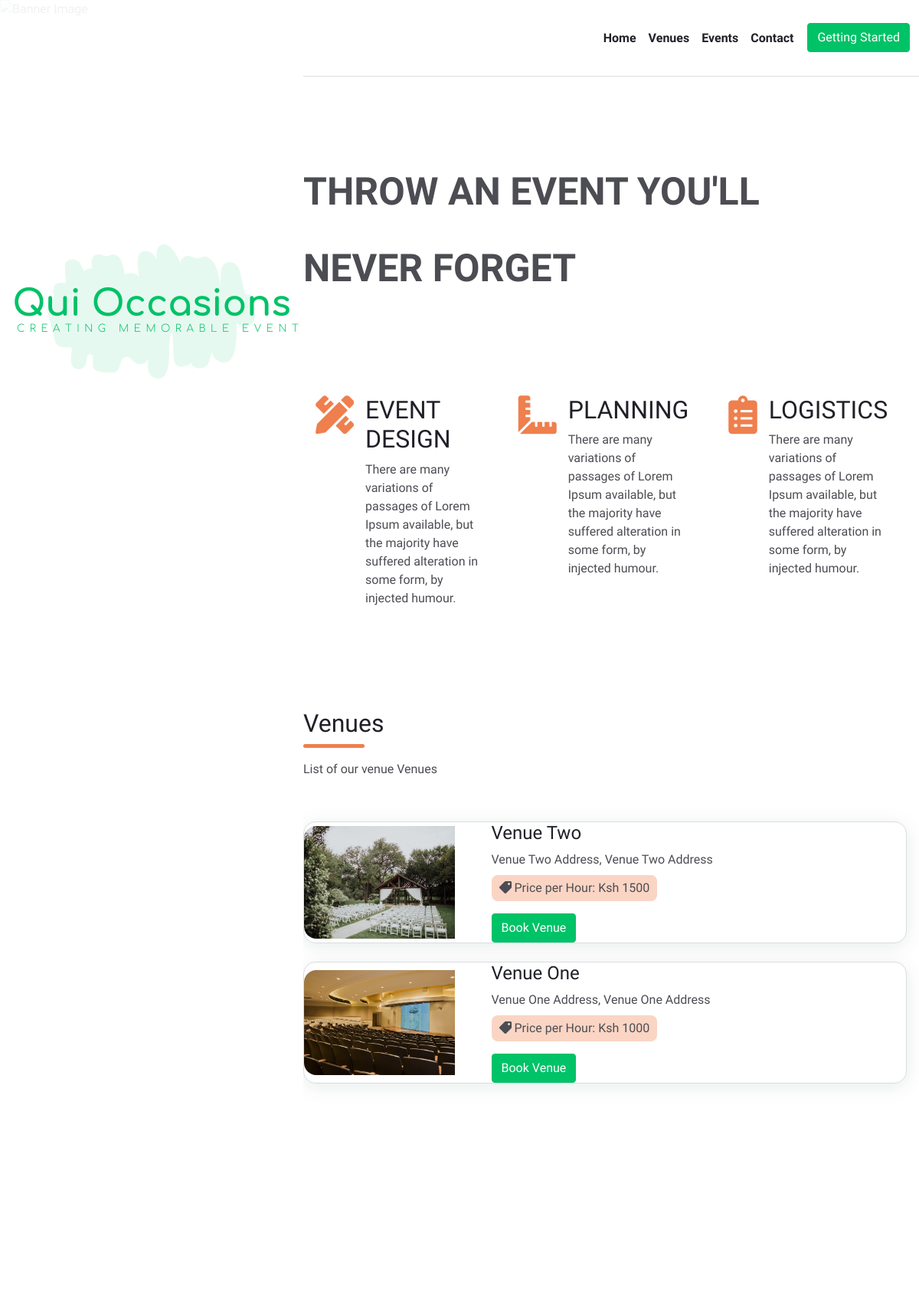
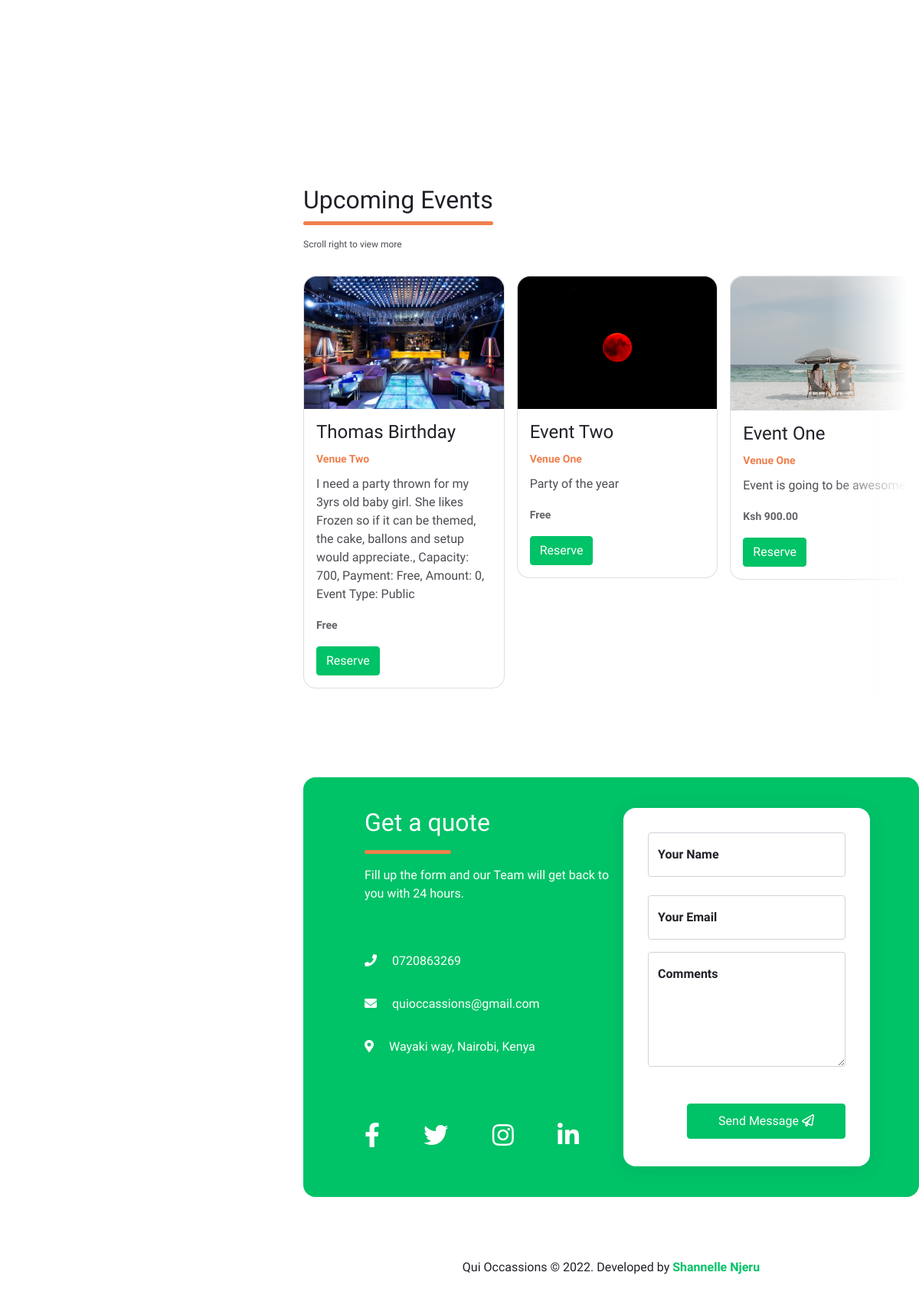
The page / on the database its author committed (2 pictures, top to bottom).
### tables this page shows
CREATE TABLE `venues` (
  `id` int(11) NOT NULL AUTO_INCREMENT,
  `name` varchar(100) NOT NULL,
  `address` varchar(50) NOT NULL,
  `description` varchar(200) NOT NULL,
  `rate` int(11) NOT NULL,
  `image` varchar(255) NOT NULL,
  `created_at` datetime DEFAULT CURRENT_TIMESTAMP,
  PRIMARY KEY (`id`)
);

CREATE TABLE `events` (
  `id` int(30) NOT NULL AUTO_INCREMENT,
  `venue_id` int(30) NOT NULL,
  `name` text NOT NULL,
  `description` text NOT NULL,
  `schedule` varchar(100) NOT NULL,
  `type` tinyint(1) NOT NULL DEFAULT '1' COMMENT '1=Public, 2-Private',
  `audience_capacity` int(30) NOT NULL,
  `free_capacity` int(30) NOT NULL,
  `payment_type` tinyint(1) NOT NULL DEFAULT '1' COMMENT '1=Free,payable',
  `amount` double NOT NULL DEFAULT '0',
  `banner` text NOT NULL,
  `created_at` datetime DEFAULT CURRENT_TIMESTAMP,
  `completed` tinyint(1) DEFAULT '0' COMMENT '0=Not Completed,1=Completed',
  `user_id` int(11) DEFAULT NULL,
  PRIMARY KEY (`id`)
);

CREATE TABLE `settings` (
  `id` int(11) NOT NULL AUTO_INCREMENT,
  `name` varchar(150) NOT NULL,
  `value` varchar(100) NOT NULL,
  `created_at` datetime DEFAULT CURRENT_TIMESTAMP,
  `setting_type` tinyint(1) NOT NULL,
  `icon` varchar(50) DEFAULT NULL,
  PRIMARY KEY (`id`)
);

### events.php (the view, shortened to what this page needs)
<?php
require_once "./scripts/db_conn.php";
          ?><script type="text/javascript">
<div id="upcoming_events">
  <div
    class="upcoming-events"
  >
    <div class="d-flex justify-content-between mb-3">
      <div>
        <h2>Upcoming Events</h2>
        <p class="section-title-bar"></p>
        <p style="font-size: 12px;">Scroll right to view more</p>
      </div>
    </div>
    <div class="carousel-inner">
      <div class="">
        <div class="d-flex carousel-qui-inner" style="overflow-x: scroll;">
          <?php
            $sql = "SELECT events.*, venues.name as venue_name FROM events INNER JOIN venues ON events.venue_id=venues.id AND events.type!=1 ORDER BY events.id DESC";
            if($result = $mysqli->query($sql)){
                if($result->num_rows > 0){
                  while($row = $result->fetch_array()){
                  ?>
                <div class="col-md-4 mb-3" style="margin-right: 16px;">
                  <div class="card" style="border-radius: 16px">
                    <img
                      class="img-fluid"
                      style="
                        border-top-left-radius: 16px;
                        border-top-right-radius: 16px;
                      "
                      alt="100%x280"
                      src="/assets/img/uploads/<?php echo $row['banner']?>"
                    />
                    <div class="card-body">
                      <h4 class="card-title"><?php echo $row['name']; ?></h4>
                      <p class="card-subtitle"><?php echo $row['venue_name']; ?></p>
                      <p class="card-text"><?php echo $row['description']; ?></p>
                      <p class="card-price"><small><?php echo ($row['payment_type']  == 1 ? 'Free' : 'Ksh '.number_format($row['amount'],2))?></small></p>
                      <div>
                        <button class="btn btn-primary" data-bs-toggle="modal" data-bs-target="#reserve_<?php echo str_replace(' ', '-', strtolower($row['name'])) ?>">Reserve</button>
                      </div>
                    </div>
                  </div>
                </div>
            <?php }}} ?>
        </div>
      </div>
    </div>
  </div>
</div>

### index.php (shortened to what this page needs)
<!DOCTYPE html>
<html lang="en">
  <head>
    <link
      href="https://cdnjs.cloudflare.com/ajax/libs/font-awesome/5.13.0/css/all.min.css"
      rel="stylesheet"
    />
    <link
      href="https://cdn.jsdelivr.net/npm/bootstrap@5.1.3/dist/css/bootstrap.min.css"
      rel="stylesheet"
    />
    <link href="/assets/css/main.css" rel="stylesheet" />
  </head>
  <body>
    <section class="landing-page">
      <div class="left-page">
        <div class="logo-wrapper">
          <img src="/assets/img/logo.png" alt="Main Logo" />
        </div>
      </div>
      <div class="right-page">
        <?php include 'navbar.php' ?>
        <section class="landing-page-wrapper">
          <span id="home">
            <?php include 'about.php' ?>
          </span>
          <span id="venues">
            <?php include 'venues.php'?>
          </span>
          <span id="events">
            <?php include 'events.php'?>
          </span>
         <span id="contacts">
          <?php include 'contact.php'?>
         </span>
        </section>
        <?php include 'footer.php'?>
      </div>
    </section>
  </body>
</html>

### navbar.php (shortened to what this page needs)
<nav class="navbar navbar-expand-lg navbar-light navbar-qui">
  <div class="container-fluid">
    <div
      class="collapse navbar-collapse justify-content-end"
      id="navbarNav"
    >
      <ul class="navbar-nav">
        <li class="nav-item">
          <a class="nav-link" href="/">Home</a>
        </li>
        <li class="nav-item">
          <a class="nav-link" href="#venues">Venues</a>
        </li>
        <li class="nav-item">
          <a class="nav-link" href="#events">Events</a>
        </li>
        <li class="nav-item">
          <a class="nav-link" href="#contacts">Contact</a>
        </li>
        <?php if(!isset($_SESSION["loggedin"]) || $_SESSION["loggedin"] !== true){ ?>
          <li class="nav-item" style="margin-left: 10px;">
            <a class="btn btn-primary" href="/auth/login.php"
              >Getting Started</a
            >
          </li>
        <?php } ?>
      </ul>
    </div>
  </div>
</nav>

### about.php (shortened to what this page needs)
<div style="overflow: hidden;position: relative;">
  <div id="home" style="position: relative; z-index: 1;">
    <div class="mb-5">
      <h1
        class="lh-lg m-0 mb-3"
        style="font-size: 50px; font-weight: 600"
      >
        <span>THROW AN EVENT YOU'LL</span> <br />
        <span>NEVER FORGET</span>
      </h1>
    </div>
    <div class="services d-flex align-items-start">
      <div class="d-flex align-items-start services-item">
        <div class="services-item-icon">
          <i class="fas fa-pencil-ruler"></i>
        </div>
        <div>
          <h2 class="services-item-title text-uppercase">
            Event Design
          </h2>
          <p>
            There are many variations of passages of Lorem Ipsum
            available, but the majority have suffered alteration in some
            form, by injected humour.
          </p>
        </div>
      </div>
      <div class="d-flex align-items-start services-item">
        <div class="services-item-icon">
          <i class="fas fa-ruler-combined"></i>
        </div>
        <div>
          <h2 class="services-item-title text-uppercase">Planning</h2>
          <p>
            There are many variations of passages of Lorem Ipsum
            available, but the majority have suffered alteration in some
            form, by injected humour.
          </p>
        </div>
      </div>
      <div class="d-flex align-items-start services-item">
        <div class="services-item-icon">
          <i class="fas fa-clipboard-list"></i>
        </div>
        <div>
          <h2 class="services-item-title text-uppercase">Logistics</h2>
          <p>
            There are many variations of passages of Lorem Ipsum
            available, but the majority have suffered alteration in some
            form, by injected humour.
          </p>
        </div>
      </div>
    </div>
  </div>
</div>

### venues.php (shortened to what this page needs)
<?php
require_once "./scripts/db_conn.php";
          ?><script type="text/javascript">
<div class="venues">
    <div>
        <h2>Venues</h2>
        <p class="section-title-bar" style="width: 10%;"></p>
        <p>List of our venue Venues</p>
    </div>
    <div class="venues-wrapper">
    <?php
        $sql = "SELECT * FROM venues ORDER BY id DESC";
        if($result = $mysqli->query($sql)){
            if($result->num_rows > 0){
            while($row = $result->fetch_array()){
            ?>
            <div class="card venue-card">
                <div class="row m-0 p-0 align-items-center">
                    <div class="col-sm-5 m-0 p-0 venue-img">
                        <img class="d-block w-100"
                        src="/assets/img/uploads/<?php echo $row['image']?>"
                        alt="Venue Image">
                    </div>
                    <div class="col-sm-7 px-5">
                        <div class="card-block">
                            <h4 class="card-title"><?php echo $row['name']?></h4>
                            <p class="m-0 p-0 venue-description"><?php echo $row['description']?></p>
                            <p class="m-0 p-0 price-tag"><i class="fas fa-tag" style="transform: rotate(90deg);"></i> Price per Hour: Ksh <?php echo $row['rate']?></p>
                            <br>
                            <button class="btn btn-primary" data-bs-toggle="modal" data-bs-target="#reserve_<?php echo str_replace(' ', '-', strtolower($row['name'])) ?>">
                                Book Venue
                            </button>
                        </div>
                    </div>
                </div>
            </div>
        <?php } } }?>
    </div>
</div>

### contact.php (shortened to what this page needs)
<?php
require_once "./scripts/db_conn.php";
?>
<div class="contacts" id="contacts">
  <div class="contacts-wrapper">
    <div class="contact-details">
      <h2 class="mb-3">Get a quote</h2>
      <p class="section-title-bar" style="width: 35%;"></p>
      <p class="mb-5">Fill up the form and our Team will get back to you with 24 hours.</p>
      <div class="mb-5" style="width: 280px;">
        <?php
          $result = $mysqli->query("SELECT * FROM settings WHERE setting_type=1");
          while($row = $result->fetch_array()){
        ?>
          <div class="contact-item">
            <p class="p-0 m-0"><span class="icon"><i class="<?php echo $row['icon']; ?>"></i></span> <span>
              <?php echo $row['value']; ?>
            </span></p>
          </div>
        <?php }?>
      </div>
      <div class="d-flex align-items-center justify-content-between social-links">
        <?php
          $result = $mysqli->query("SELECT * FROM settings WHERE setting_type=2");
          while($row = $result->fetch_array()){
        ?>
          <p class="m-0 p-0 social-link">
            <a target="_blank" href="<?php echo $row['value'];?>"><i class="<?php echo $row['icon'];?>"></i></a>
          </p>
        <?php }?>
      </div>
    </div>
    <div class="contacts-form">
      <form class="contact-form" method="post" action="<?php echo htmlspecialchars("/"); ?>">
        <div class="mb-4 form-floating">
          <input type="text" class="form-control" placeholder="Enter Full Name" name="full_name" id="floatingFullName">
          <label for="floatingFullName">Your Name</label>
        </div>
        <div class="form-floating mb-3">
          <input type="email" class="form-control" id="floatingInput" name="email" placeholder="Enter Email">
          <label for="floatingInput">Your Email</label>
        </div>
        <div class="form-floating mb-5">
          <textarea class="form-control" placeholder="Enter your comments here" name="message" id="floatingTextarea" style="height: 150px"></textarea>
          <label for="floatingTextarea">Comments</label>
        </div>
        <div class="text-end" style="z-index: 50;">
          <button type="submit" name="contact_us_email" class="btn btn-primary btn-auth">
            Send Message <i class="far fa-paper-plane"></i>
          </button>
        </div>
      </form>
    </div>
  </div>
</div>

### footer.php
<footer class="footer">
    <p>Qui Occassions &copy; 2022. Developed by <span class="creator">Shannelle Njeru</span></p>
</footer>

### assets/css/main.css (style rules this page uses)
:root { --primary: #00c267; --primary-lightest: #e6f9f0; --primary-lighter: #bfefd8; --primary-darker: #014f32; --onyx-light: #36363d; --onyx: #202028; --onyx-lightest: #636368; --onyx-lighter: #4c4c53; --black: #22292f; --aux: #ef7f4d; --aux-lighter: #ef7f4d54; }
html, body { scroll-behavior: smooth; }
body { font-family: 'Comfortaa', cursive; color: var(--onyx); margin: 0; padding: 0; box-sizing: content-box; background: #ffffff; }
.btn-primary, .btn-primary:hover, .btn-primary:active, .btn-primary:focus { color: #fff; background-color: var(--primary); border-color: var(--primary); outline: none !important; }
.landing-page { display: flex; width: 100vw; height: 100vh; text-align: center; }
.left-page { background: #ffffff; position: fixed; top: 0; height: 100vh; width: 33%; }
.right-page { background: #ffffff; position: relative; top: 0; left: 33%; height: 100vh; width: 67%; }
.navbar-qui { border-bottom: 1px solid #dadce0; height: 100px; position: fixed; right: 0; background: #ffffff; width: 67%; height: 100px; z-index: 5; }
.btn-auth { margin-left: 20px; padding: 10px 40px; }
.logo-wrapper { position: sticky; top: 0; height: 100vh; display: flex; align-items: center; justify-content: center; }
.nav-item a.nav-link { font-weight: 600; color: var(--onyx) !important; }
.landing-page-wrapper { text-align: left; padding: 200px 0 0; color: var(--onyx) !important; }
.landing-page-wrapper h1, .landing-page-wrapper p { color: var(--onyx-lighter); }
.services, .upcoming-events, .venues { margin-top: 100px; }
.services-item { width: 400px; margin-right: 20px; padding: 16px; }
.services-item-icon { font-size: 50px; line-height: 1; margin-right: 15px; color: #ef7f4d; }
.upcoming-events { background: #ffffff; padding-right: 1rem; }
.contacts { margin-top: 100px; color: #ffffff; background: #00c267; border-radius: 16px; padding: 40px 80px; }
.contacts-wrapper { display: flex; }
.contact-details { flex: 0 0 50%; }
.contacts-form { flex: 0 0 50%; color: var(--onyx); background: #ffffff; padding: 32px; margin-left: 16px; border-radius: 16px; box-shadow: 0 4px 25px 0 rgba(1, 79, 50, 0.1); }
.contacts p { color: #ffffff; }
.contacts .contact-item { padding: 16px 0; width: auto; }
.contacts .contact-item p { width: auto; }
.contacts .contact-item .icon { margin-right: 16px; }
.contact-form label { font-weight: 700; }
.contacts .social-links { width: 280px; padding: 16px 0; }
.contacts .social-link a { color: #ffffff; font-size: 32px; }
.footer { height: 100px; margin-top: 50px; display: flex; justify-content: center; align-items: center; }
.footer .creator { font-weight: 700; color: var(--primary); }
.venues .venues-wrapper { padding: 40px 16px 0 0; height: 800px; background: transparent; margin: auto; overflow: scroll; position: relative; }
.venues .venues-wrapper .venue-card { border-radius: 16px; border: 1px solid #dadce0; box-shadow: 0 4px 25px 0 rgba(1, 79, 50, 0.1); margin-bottom: 24px; }
.venues .venues-wrapper .venue-card .venue-img { width: 25%; }
.card-subtitle { color: var(--aux) !important; margin: 10px 0; font-weight: 800 !important; font-size: 14px; }
.card-price { color: var(--onyx-lightest) !important; font-weight: 800 !important; }
.venues .venues-wrapper .venue-card img { border-top-left-radius: 16px; border-bottom-left-radius: 16px; object-fit: cover; }
.venues .venues-wrapper .venue-card .venue-description, .venues .venues-wrapper .venue-card .venue-capacity { margin-bottom: 8px !important; }
.venues .venues-wrapper .venue-card .price-tag { background: var(--aux-lighter); padding: 5px 10px !important; width: auto; display: inline-block; border-radius: 8px; margin-bottom: 16px !important; }
.section-title-bar { background: var(--aux); height: 5px; border-radius: 5px }
.carousel-qui-inner::after { background: linear-gradient(to right, rgba(255,255,255,1) 0%,rgba(255,255,255,0) 100%); content: ""; height: 100%; position: absolute; width: 100px; z-index: 2; }
.carousel-qui-inner::after { right: 0; top: 0; transform: rotateZ(180deg); }

### rows shown on the page
venues: image (picture), name "Venue Two", description "Venue Two Address, Venue Two Address", rate "1500"
venues: image (picture), name "Venue One", description "Venue One Address, Venue One Address", rate "1000"
events: banner (picture), name "Thomas Birthday", venue.name "Venue Two", description "I need a party thrown for my 3yrs old baby girl. She likes Frozen so if it can be themed, the cake, ballons and setup would appreciate., Capacity: 700, Payment: Free, Amount: 0, Event Type: Public", payment_type "Free"
events: banner (picture), name "Event Two", venue.name "Venue One", description "Party of the year", payment_type "Free"
events: banner (picture), name "Event One", venue.name "Venue One", description "Event is going to be awesome", amount "900.00"
settings: value "0720863269"
settings: value "quioccassions@gmail.com"
settings: value "Wayaki way, Nairobi, Kenya"
